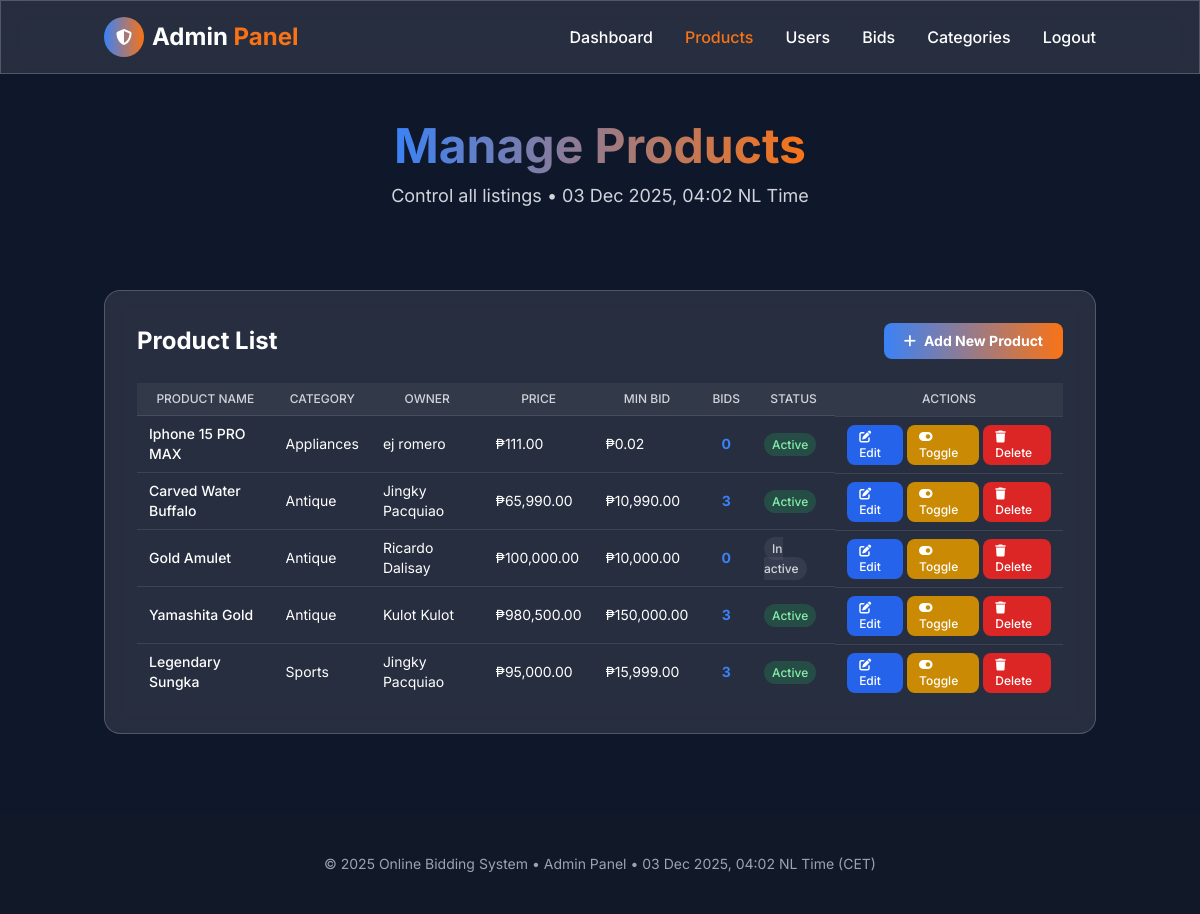
/admin/products.php (signed in), run on the app's committed database.
### tables this page shows
CREATE TABLE `products` (
  `id` int(30) NOT NULL,
  `productOwner` varchar(50) NOT NULL,
  `productStatus` varchar(20) NOT NULL,
  `productName` varchar(100) NOT NULL,
  `category` varchar(50) NOT NULL,
  `itemDesc` text NOT NULL,
  `bidCount` int(11) NOT NULL,
  `minimumBid` double NOT NULL,
  `productPrice` double NOT NULL,
  `productEnd` datetime NOT NULL,
  `productImgLoc` varchar(255) NOT NULL,
  `datePosted` datetime NOT NULL DEFAULT current_timestamp()
);

CREATE TABLE `users` (
  `id` int(30) NOT NULL,
  `firstName` varchar(50) NOT NULL,
  `lastName` varchar(50) NOT NULL,
  `userMoney` varchar(100) NOT NULL,
  `amountRcvble` varchar(100) NOT NULL,
  `password` text NOT NULL,
  `email` varchar(200) NOT NULL,
  `contact` varchar(100) NOT NULL,
  `address` text NOT NULL,
  `userType` tinyint(4) NOT NULL,
  `securityWord` varchar(50) NOT NULL,
  `profilePic` varchar(100) NOT NULL,
  `isLogin` smallint(6) NOT NULL,
  `date_created` datetime NOT NULL DEFAULT current_timestamp(),
  `created_at` datetime DEFAULT current_timestamp(),
  `avatar` varchar(255) DEFAULT '../assets/img/default-avatar.png'
);

### config.php (called while the page is built, shortened)
<?php
function formatCurrency($amount) {
    return '₱' . number_format($amount, 2);
}
?>

### admin/products.php (the view, shortened to what this page needs)
<?php
include '../config.php';
?>
<!DOCTYPE html>
<html lang="en">
<head>
    <script src="https://cdn.tailwindcss.com"></script>
    <link rel="stylesheet" href="https://cdnjs.cloudflare.com/ajax/libs/font-awesome/6.4.0/css/all.min.css">
</head>
<body class="bg-deep-blue text-white min-h-screen">
    <header class="sticky top-0 z-50 glass-effect py-4">
        <div class="container mx-auto px-4 flex justify-between items-center">
            <div class="flex items-center space-x-2">
                <div class="w-10 h-10 rounded-full bg-gradient-to-r from-electric-blue to-bright-orange flex items-center justify-center">
                    <i class="fas fa-shield-alt text-white"></i>
                </div>
                <h1 class="text-2xl font-bold">Admin <span class="text-bright-orange">Panel</span></h1>
            </div>
            <nav class="hidden md:flex space-x-8">
                <a href="dashboard.php" class="font-medium hover:text-bright-orange transition-colors">Dashboard</a>
                <a href="products.php" class="font-medium text-bright-orange">Products</a>
                <a href="user.php" class="font-medium hover:text-bright-orange transition-colors">Users</a>
                <a href="bids.php" class="font-medium hover:text-bright-orange transition-colors">Bids</a>
                <a href="categories.php" class="font-medium hover:text-bright-orange transition-colors">Categories</a>
                <a href="../logout.php" class="font-medium hover:text-bright-orange transition-colors">Logout</a>
            </nav>
        </div>
    </header>
    <section class="py-12 relative overflow-hidden">
        <div class="container mx-auto px-4 text-center">
            <h2 class="text-4xl md:text-5xl font-bold mb-3">
                <span class="text-gradient">Manage Products</span>
            </h2>
            <p class="text-lg text-gray-300">Control all listings • <?php echo date('d M Y, H:i'); ?> NL Time</p>
        </div>
    </section>
    <section class="py-8">
        <div class="container mx-auto px-4">
            <div class="glass-effect rounded-2xl p-6 md:p-8 card-hover max-w-7xl mx-auto">
                <div class="flex flex-col sm:flex-row justify-between items-center mb-6 gap-4">
                    <h3 class="text-2xl font-bold">Product List</h3>
                    <a href="add_product.php"
                       class="px-5 py-2 bg-gradient-to-r from-electric-blue to-bright-orange rounded-lg font-bold text-sm hover:opacity-90 transition-all btn-glow flex items-center gap-2">
                        <i class="fas fa-plus"></i> Add New Product
                    </a>
                </div>
                <div class="table-container">
                    <table>
                        <thead>
                            <tr>
                                <th>Product Name</th>
                                <th>Category</th>
                                <th>Owner</th>
                                <th>Price</th>
                                <th>Min Bid</th>
                                <th>Bids</th>
                                <th>Status</th>
                                <th>Actions</th>
                            </tr>
                        </thead>
                        <tbody>
                            <?php
                            $query = "SELECT p.*, u.firstName, u.lastName,
                                     (SELECT COUNT(*) FROM clients_bid_tbl WHERE itemId = p.id) as bid_count
                                     FROM products p
                                     JOIN users u ON p.productOwner = u.id
                                     ORDER BY p.datePosted DESC";
                            $result = $conn->query($query);
                            if ($result->num_rows > 0) {
                                while($row = $result->fetch_assoc()) {
                                    echo '<tr>';
                                    echo '<td class="font-medium">' . htmlspecialchars($row['productName']) . '</td>';
                                    echo '<td>' . htmlspecialchars($row['category']) . '</td>';
                                    echo '<td>' . htmlspecialchars($row['firstName'] . ' ' . $row['lastName']) . '</td>';
                                    echo '<td>' . formatCurrency($row['productPrice']) . '</td>';
                                    echo '<td>' . formatCurrency($row['minimumBid']) . '</td>';
                                    echo '<td class="text-center font-bold text-electric-blue">' . $row['bid_count'] . '</td>';
                                    echo '<td><span class="status ' . $row['productStatus'] . '">' . ucfirst(str_replace('-', ' ', $row['productStatus'])) . '</span></td>';
                                    echo '<td class="flex gap-1">';
                                    echo '<a href="edit_product.php?id=' . $row['id'] . '" class="btn-small bg-blue-600 text-white"><i class="fas fa-edit"></i> Edit</a>';
                                    echo '<a href="?action=toggle_status&id=' . $row['id'] . '" class="btn-small bg-yellow-600 text-white"><i class="fas fa-toggle-on"></i> Toggle</a>';
                                    echo '<a href="?action=delete&id=' . $row['id'] . '" class="btn-small bg-red-600 text-white" onclick="return confirm(\'Are you sure?\')"><i class="fas fa-trash"></i> Delete</a>';
                                    echo '</td>';
                                    echo '</tr>';
                                }
                            } else {
                                echo '<tr><td colspan="8" class="text-center text-gray-400 py-8">No products found</td></tr>';
                            }
                            ?>
                        </tbody>
                    </table>
                </div>
            </div>
        </div>
    </section>
    <footer class="py-10 bg-gray-900 text-center text-gray-400 text-sm mt-12">
        <div class="container mx-auto px-4">
            <p>© 2025 Online Bidding System • Admin Panel • <?php echo date('d M Y, H:i'); ?> NL Time (CET)</p>
        </div>
    </footer>
</body>
</html>

### data on the page
products: productName "Iphone 15 PRO MAX", category "Appliances", users.firstName+lastName "ej romero", productPrice "₱111.00", minimumBid "₱0.02", bid_count "0", productStatus "Active"
products: productName "Carved Water Buffalo", category "Antique", users.firstName+lastName "Jingky Pacquiao", productPrice "₱65,990.00", minimumBid "₱10,990.00", bid_count "3", productStatus "Active"
products: productName "Gold Amulet", category "Antique", users.firstName+lastName "Ricardo Dalisay", productPrice "₱100,000.00", minimumBid "₱10,000.00", bid_count "0", productStatus "In active"
products: productName "Yamashita Gold", category "Antique", users.firstName+lastName "Kulot Kulot", productPrice "₱980,500.00", minimumBid "₱150,000.00", bid_count "3", productStatus "Active"
products: productName "Legendary Sungka", category "Sports", users.firstName+lastName "Jingky Pacquiao", productPrice "₱95,000.00", minimumBid "₱15,999.00", bid_count "3", productStatus "Active"
